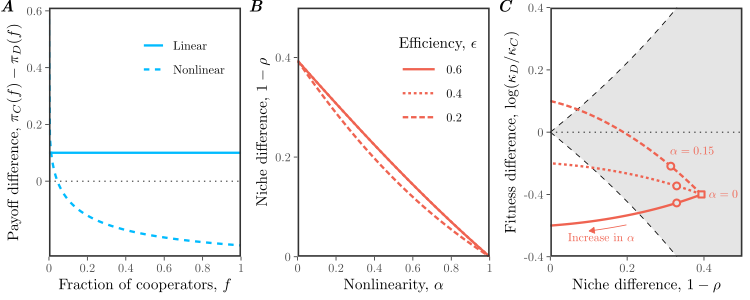

This chart was generated by the following R code:
library(ggplot2); theme_set(theme_bw())
library(dplyr)
library(tikzDevice)
library(egg)

alpha <- 0.15

## panel A

fvec <- seq(0, 1, length.out=201)
epsilon_A <- 0.4
c_A <- 0.3

pdiff_all <- bind_rows(
  data.frame(
    f=fvec,
    pdiff=epsilon_A-c_A,
    group="Linear"
  ),
  data.frame(
    f=fvec,
    pdiff=(epsilon_A+fvec*(1-epsilon_A))^alpha-c_A-(fvec*(1-epsilon_A))^alpha,
    group="Nonlinear"
  )
)

g1 <- ggplot(pdiff_all) +
  geom_hline(yintercept=0, lty=3) +
  geom_line(aes(f, pdiff, lty=group), col="#00BBFF", lwd=1.5) +
  scale_x_continuous("Fraction of cooperators, $f$",
                     breaks=c(0, 0.2, 0.4, 0.6, 0.8, 1),
                     labels=c("0", 0.2, 0.4, 0.6, 0.8, "1"),
                     expand=c(0,0)) +
  scale_y_continuous("Payoff difference, $\\pi_C(f)-\\pi_D(f)$",
                     breaks=c(0, 0.2, 0.4, 0.6),
                     labels=c("0", 0.2, 0.4, 0.6)) +
  scale_linetype_manual(values=c(1, 2)) +
  theme(
    panel.grid = element_blank(),
    legend.position = c(0.7, 0.8),
    legend.title = element_blank(),
    panel.border = element_rect(linewidth=2),
    legend.background = element_rect(fill=NA)
  )

alphavec_B <- seq(0, 1, length.out=201)
epsilonvec_B <- c(0.2, 0.4, 0.6)

nd_data_B <- lapply(epsilonvec_B, function(x) {
  
  data.frame(
    alpha=alphavec_B,
    nd=1-exp((1-x^alphavec_B-(1-x)^alphavec_B)/2),
    fd=exp(c_A + ((1-x)^alphavec_B-1-x^alphavec_B)/2),
    epsilon=x
  )
  
}) %>%
  bind_rows %>%
  mutate(
    epsilon=factor(epsilon,
                   levels=c(0.6, 0.4, 0.2))
  )

g2 <- ggplot(nd_data_B) +
  geom_line(aes(alpha, nd, lty=epsilon), col="#EF6351", lwd=1.5) +
  scale_x_continuous("Nonlinearity, $\\alpha$",
                     breaks=c(0, 0.2, 0.4, 0.6, 0.8, 1),
                     labels=c("0", 0.2, 0.4, 0.6, 0.8, "1"),
                     expand=c(0,0)) +
  scale_y_continuous("Niche difference, $1-\\rho$",
                     limits=c(0, 0.5),
                     breaks=c(0, 0.2, 0.4, 0.6),
                     labels=c("0", 0.2, 0.4, 0.6),
                     expand=c(0, 0)) +
  scale_linetype_discrete("Efficiency, $\\epsilon$") +
  theme(
    panel.grid = element_blank(),
    legend.position = c(0.9, 0.7),
    panel.border = element_rect(linewidth=2),
    legend.key.width = unit(2, "line"),
    legend.background = element_rect(fill=NA)
  )

xlim <- c(0, 0.5)
ylim <- c(-0.4, 0.4)

coex_region <- data.frame(
  nd = seq(xlim[1], xlim[2], length.out = 500)
) %>%
  mutate(
    ymin = pmax(log(1 - nd), ylim[1]),
    ymax = pmin(-log(1 - nd), ylim[2])
  )

g3 <- ggplot(nd_data_B) +
  geom_ribbon(data = coex_region, aes(x = nd, ymin = ymin, ymax = ymax),
              fill = "gray90") +
  geom_line(data = coex_region, aes(x = nd, y = log(1 - nd)), lty=2) +
  geom_line(data = coex_region, aes(x = nd, y = -log(1 - nd)), lty=2) +
  geom_hline(yintercept=0, lty=3) +
  geom_path(aes(nd, log(fd), lty=epsilon), col="#EF6351", lwd=1.5) +
  annotate("point", x=1-exp(-1/2), y=c_A-1/2, size=1, 
           shape=22,
           fill="gray90", stroke=2, col="#EF6351") +
  annotate("text", x=1-exp(-1/2), y=c_A-1/2, label="$\\alpha=0$",
           hjust=-0.25, vjust=0.4,
           col="#EF6351",
           size=3) +
  geom_path(data=nd_data_B %>% filter(epsilon==0.6, nd > 0.1, nd < 0.2),
            aes(nd, log(fd)-0.03),
            col="#EF6351",
            arrow = arrow(type = "closed", length = unit(0.06, "inches"))
            ) +
  annotate("text", x=0.15, y=-0.35, label="Increase in $\\alpha$",
           hjust=0.6, vjust=0,
           col="#EF6351",
           size=3) +
  geom_point(data=nd_data_B %>% filter(alpha==0.15), aes(nd, log(fd)),
             size=1, col="#EF6351",
             shape=21,
             fill="gray90", stroke=2) +
  annotate("text", x=0.3, y=-0.1, label="$\\alpha=0.15$",
           hjust=-0.1, vjust=-1.1,
           col="#EF6351",
           size=3) +
  scale_x_continuous("Niche difference, $1-\\rho$",
                     limits=c(0, 0.5),
                     breaks=c(0, 0.2, 0.4),
                     labels=c("0", 0.2, 0.4),
                     expand=c(0, 0)) +
  scale_y_continuous("Fitness difference, $\\log(\\kappa_D/\\kappa_C)$",
                     breaks=c(-0.4, -0.2, 0, 0.2, 0.4),
                     labels=c(-0.4, -0.4, "0", 0.2, 0.4),
                     limits=c(-0.4, 0.4),
                     expand=c(0, 0)) +
  theme(
    panel.grid = element_blank(),
    legend.position = "none",
    panel.border = element_rect(linewidth=2)
  )

gcomb <- ggarrange(g1, g2, g3, nrow=1,
                   labels=c("A", "B", "C"))

tikz(file = "figure_microbial.tex", width = 9/1.2, height = 3, standAlone = T)
plot(gcomb)
dev.off()
tools::texi2dvi('figure_microbial.tex', pdf = T, clean = T)
